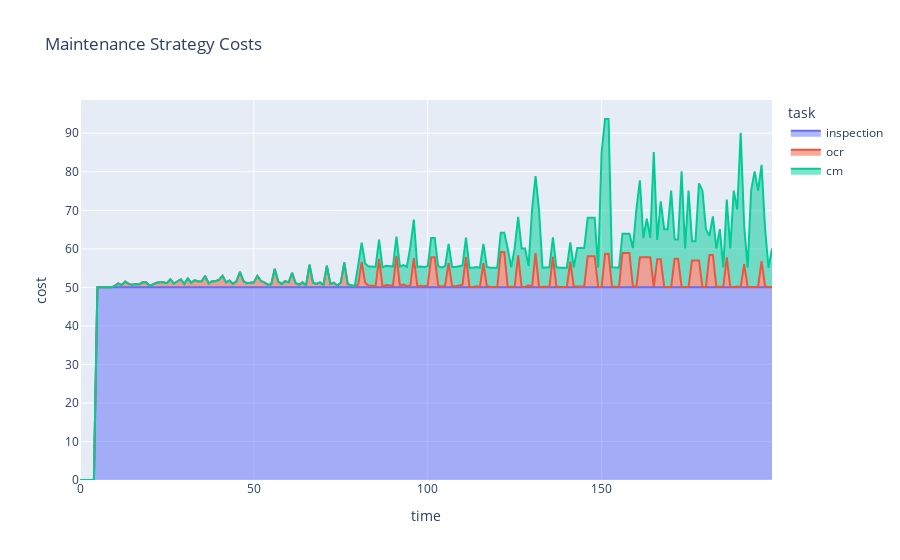

The notebook cell saved with this chart:
### Code cell
fm = FailureMode().set_default()

fm.conditions['wall_thickness'] = Condition(100, 0, 'linear', [-5])
fm.tasks['inspection'].p_effective = 1

fm.reset()

fm.mc_timeline(t_end=200, n_iterations=1000)

df = fm.expected_cost_df()

fig = px.area(df, x="time", y="cost", color="task", title='Maintenance Strategy Costs')
fig.show()

### Figure 1 — Plotly figure (JSON) as saved in the notebook; plotly's stock layout.template omitted (floating-point values rounded to 4 significant figures; data arrays with more than 128 entries replaced by an {"elided": "..."} marker saying what was removed)
{"data": [{"hovertemplate": "task=inspection<br>time=%{x}<br>cost=%{y}<extra></extra>", "legendgroup": "inspection", "line": {"color": "#636efa"}, "mode": "lines", "name": "inspection", "orientation": "v", "showlegend": true, "stackgroup": "1", "type": "scatter", "x": {"elided": "200 int values"}, "xaxis": "x", "y": {"elided": "200 int values"}, "yaxis": "y"}, {"hovertemplate": "task=ocr<br>time=%{x}<br>cost=%{y}<extra></extra>", "legendgroup": "ocr", "line": {"color": "#EF553B"}, "mode": "lines", "name": "ocr", "orientation": "v", "showlegend": true, "stackgroup": "1", "type": "scatter", "x": {"elided": "200 int values"}, "xaxis": "x", "y": {"elided": "200 float values"}, "yaxis": "y"}, {"hovertemplate": "task=cm<br>time=%{x}<br>cost=%{y}<extra></extra>", "legendgroup": "cm", "line": {"color": "#00cc96"}, "mode": "lines", "name": "cm", "orientation": "v", "showlegend": true, "stackgroup": "1", "type": "scatter", "x": {"elided": "200 int values"}, "xaxis": "x", "y": {"elided": "200 int values"}, "yaxis": "y"}], "layout": {"legend": {"title": {"text": "task"}, "tracegroupgap": 0}, "title": {"text": "Maintenance Strategy Costs"}, "xaxis": {"anchor": "y", "domain": [0, 1], "title": {"text": "time"}}, "yaxis": {"anchor": "x", "domain": [0, 1], "title": {"text": "cost"}}}}
